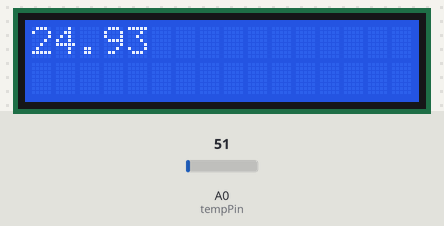
A sketch run on a simulated Arduino Uno, built with avr-gcc and run on an emulated ATmega328P. Shown: 16×2 character LCD. The inputs (shaded band) are chosen by the test bench; at power-on: A0 (tempPin) = 51.

Above: at 1.2 s.
1.3 s: A0 (tempPin) set to 61
At 3.2 s:
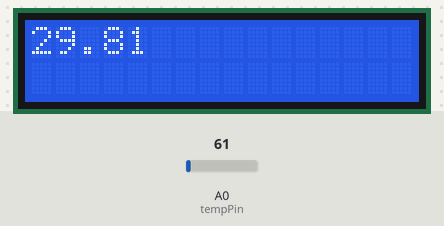
3.5 s: A0 (tempPin) set to 71
At 5.2 s:
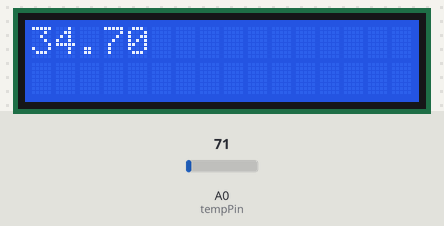
5.5 s: A0 (tempPin) set to 86
At 7.3 s:
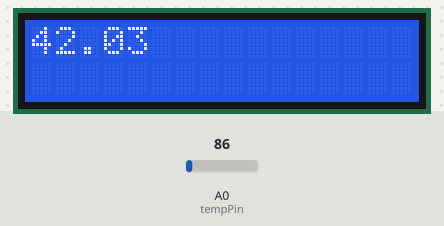
Timing chart, 0 to 8.8 s (numbered marks = the images above; inputs shaded):
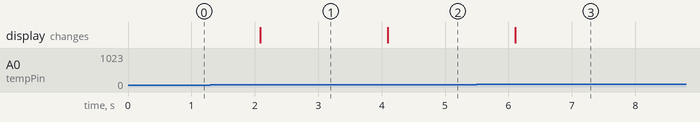

The sketch:

I2C.ino
```cpp
#include <LiquidCrystal_I2C.h>

LiquidCrystal_I2C lcd(0x27, 16, 2);

const int tempPin = A0;

void setup()
{
    lcd.init();
    lcd.backlight();
    Serial.begin(9600);
}

void loop()
{
    lcd.setCursor(0, 0);
    float sensorValue = analogRead(tempPin);
    float voltage = (sensorValue * (5.0 / 1023.0)) * 100.0;
    lcd.print(voltage, 2);
    delay(1000);
}
```

Measured:
- after the input at 1.3 s, the display: changes after 0.78 s (image 1)
- after the input at 3.5 s, the display: changes after 0.59 s (image 2)
- after the input at 5.5 s, the display: changes after 0.61 s (image 3)
